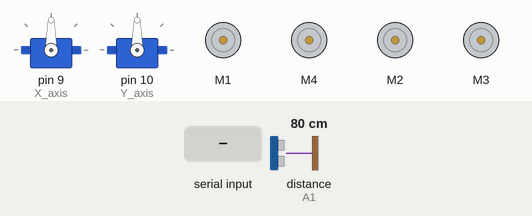
Recording of a sketch running on a simulated Arduino Uno, built with avr-gcc and run on an emulated ATmega328P. Shown: 2 × servo, 4 × DC motor (green arrow = forward, orange = backward, longer = faster). The inputs (shaded band) are chosen by the test bench; at power-on: distance to the obstacle (sensor on A1) 80 cm. The echo pulse lasts 58.3 µs per cm.

Above: at 1.2 s.
1.3 s: "F" received over Serial
At 2.7 s:
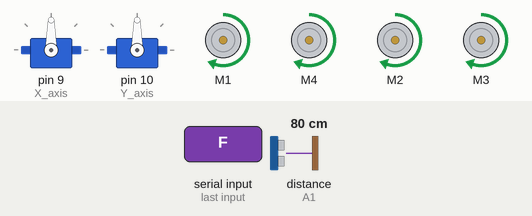
3.1 s: "B" received over Serial
At 4.0 s:
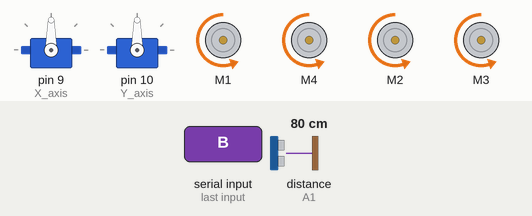
4.9 s: "L" received over Serial
At 5.2 s:
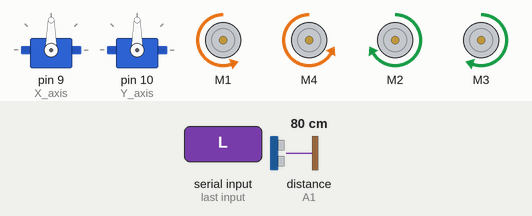
6.4 s: "R" received over Serial
At 7.6 s:
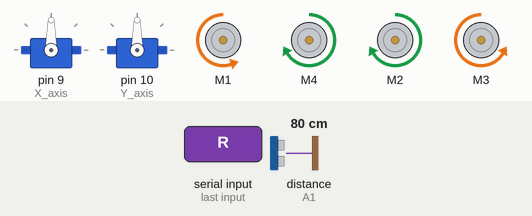
7.9 s: "C" received over Serial
At 20.6 s:
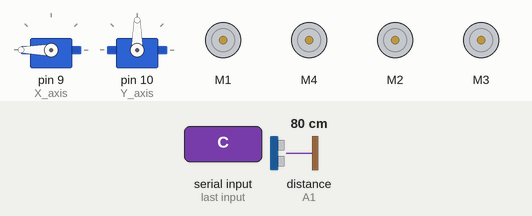
Timing chart, 0 to 20.9 s (numbered marks = the images above; inputs shaded):
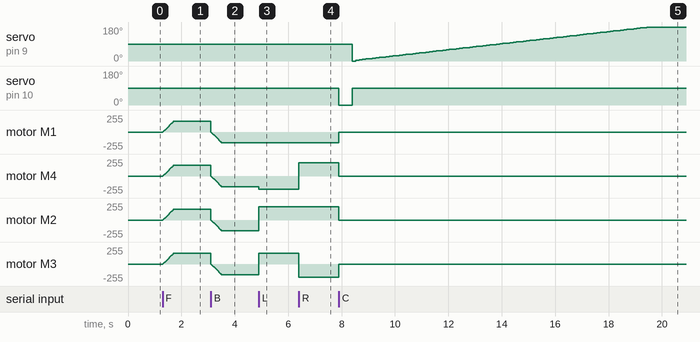

The sketch:

Automation_Range_Finder.ino
```cpp
#include <NewPing.h>
#define TRIG_PIN A0
#define ECHO_PIN A1
NewPing sonar(TRIG_PIN, ECHO_PIN);
#include<AFMotor.h>
AF_DCMotor M_fr(1);
AF_DCMotor M_bl(2);
AF_DCMotor M_br(3);
AF_DCMotor M_fl(4);
#define MAX_SPEED_OFFSET 40
#define MAX_SPEED 160
#include<Servo.h>
Servo X_axis;
Servo Y_axis;
const int xpin = A3;
const int ypin = A4;
const int zpin = A5;
int speedSet = 0;
#define ADC_ref 2.56
#define zero_x 1.569
#define zero_y 1.569
#define zero_z 1.569
#define sensitivity_x 0.3
#define sensitivity_y 0.3
#define sensitivity_z 0.3
char bt='0';
int y_1=0;
int y_2=0;
int x_1=0;
int x_2=0;
int c1=2;
int c2=1;
int c3=0;

void setup() {
Serial.begin(9600);
X_axis.attach(9);
Y_axis.attach(10);
}

void loop() {
  bt=Serial.read();
  switch(bt){
    case 'F':
      Forward();
      break;
    case 'B':
      Backward();
      break;
    case 'L':
      Turn_l();
      break;
    case 'R':
      Turn_r();
      break;
    case 'S':
      Stop_car();
      break;
    }
    if(bt =='C'){
      Stop_car();
      int h_val=0;
      int v_val=0;
      int len=0;
      int last_val=0;
      int xlevel= analogRead(xpin);
      int ylevel= analogRead(ypin);
      int zlevel= analogRead(zpin);
      long xv=(xlevel/1024.0*ADC_ref-zero_x)/sensitivity_x;
      long yv=(ylevel/1024.0*ADC_ref-zero_y)/sensitivity_y;
      long zv=(zlevel/1024.0*ADC_ref-zero_z)/sensitivity_z;
      long angle_x =atan2(-yv,-zv)*57.2957795+180;
      long angle_y =atan2(-xv,-zv)*57.2957795+180;
      int n=90-angle_y;
      Y_axis.write(n);
      delay(500);
      Y_axis.write(90);
      while(c2-c1<30){
          X_axis.write(c3-=2);
          delay(50);
          c1=c2;
          c2=readPing();}
      x_1=c1;
      X_axis.write(c3+5);
      c3=c3+5;
      c1=c2;
      while( c1>= c2){
          X_axis.write(c3+=2);
          delay(50);
          c1=c2;
          c2=readPing();
      }
      x_1=(sqrt(x_1^2-c1^2));
      int m=c3-2;
      X_axis.write(m);

      h_val=readPing();
      len=h_val;
      while(len-last_val<30){
            Y_axis.write(n+=1);
            delay(50);
            last_val=len;
            len = readPing();}
      y_1=(sqrt(last_val^2-h_val^2));
      n=90-angle_y;
      Y_axis.write(n);
      h_val=readPing();
      len=h_val;
      while(len-last_val<30){
            Y_axis.write(n-=1);
            delay(50);
            last_val=len;
            len = readPing();}
      y_2=(sqrt(last_val^2-h_val^2));
      n=90-angle_y;
      Y_axis.write(n);
      delay(1000);
      Serial.print(y_1+y_2);

      X_axis.write(m);
      delay(100);
      v_val=readPing();
      len=0;
      last_val=0;
      while(len-last_val<30){
            X_axis.write(m+=2);
            delay(50);
            last_val=len;
            len= readPing();  }
           x_2=(sqrt(last_val^2-v_val^2));
           m=90;
           X_axis.write(m);
           delay(1000);
           Serial.print(0-x_1-x_2);
  }
}


int readPing() {
  delay(70);
  unsigned int uS = sonar.ping();
  int cm = uS/US_ROUNDTRIP_CM;
  return cm;
}

void Stop_car() {M_fr.run(RELEASE); M_fl.run(RELEASE); M_bl.run(RELEASE); M_br.run(RELEASE);}

void Forward(){
    M_fr.run(FORWARD);
    M_fl.run(FORWARD);
    M_bl.run(FORWARD);
    M_br.run(FORWARD);
  for (speedSet = 0; speedSet < MAX_SPEED; speedSet +=2)
  {M_fr.setSpeed(speedSet);
    M_fl.setSpeed(speedSet);
    M_bl.setSpeed(speedSet);
    M_br.setSpeed(speedSet);
    delay(5);
  }
  }
void Backward(){
    M_fr.run(BACKWARD);
    M_fl.run(BACKWARD);
    M_bl.run(BACKWARD);
    M_br.run(BACKWARD);
  for (speedSet = 0; speedSet < MAX_SPEED; speedSet +=2)
  { M_fr.setSpeed(speedSet);
    M_fl.setSpeed(speedSet);
    M_bl.setSpeed(speedSet);
    M_br.setSpeed(speedSet);
    delay(5);
  }
  }
void Turn_r(){
   M_fl.run(FORWARD);
   M_bl.run(FORWARD);
   M_fr.run(BACKWARD);
   M_br.run(BACKWARD);
   M_br.setSpeed(speedSet+MAX_SPEED_OFFSET);
   M_br.setSpeed(speedSet+MAX_SPEED_OFFSET);
}
void Turn_l(){
   M_fl.run(BACKWARD);
   M_bl.run(BACKWARD);
   M_fl.setSpeed(speedSet+MAX_SPEED_OFFSET);
   M_bl.setSpeed(speedSet+MAX_SPEED_OFFSET);
   M_br.run(FORWARD);
   M_bl.run(FORWARD);
}
```

Measured:
- after the input at 1.3 s, motor M1, motor M4, motor M2, motor M3: moves from stopped to forward 158/255 over 0.39 s, starting at once
- after the input at 3.1 s, motor M1, motor M4, motor M2, motor M3: moves from forward 158/255 to backward 158/255 over 0.40 s, starting at once
- after the input at 4.9 s, motor M4: backward 158/255 → backward 200/255 at once; motor M2: backward 158/255 → forward 200/255 at once; motor M3: backward 158/255 → forward 158/255 at once
- after the input at 6.4 s, motor M4: backward 200/255 → forward 200/255 at once; motor M3: forward 158/255 → backward 200/255 at once
- after the input at 7.9 s, servo on pin 9 (X_axis): 90° → 0° after 0.50 s, → 5° 0.13 s later, → 7° 0.13 s later, → 9° 0.13 s later, … (90 changes in this stretch); servo on pin 10 (Y_axis): 90° → 0° at once, → 90° 0.50 s later
